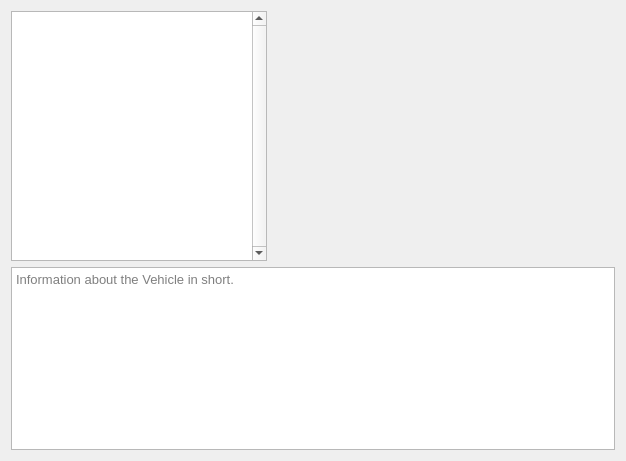
<?xml version="1.0" encoding="UTF-8"?>
<ui version="4.0">
 <class>VehicleTemplateSelectorWidget</class>
 <widget class="QWidget" name="VehicleTemplateSelectorWidget">
  <property name="geometry">
   <rect>
    <x>0</x>
    <y>0</y>
    <width>626</width>
    <height>461</height>
   </rect>
  </property>
  <property name="windowTitle">
   <string>Form</string>
  </property>
  <layout class="QVBoxLayout" name="verticalLayout">
   <item>
    <layout class="QHBoxLayout" name="horizontalLayout">
     <item>
      <layout class="QVBoxLayout" name="verticalLayout_3" stretch="2,0">
       <item>
        <layout class="QHBoxLayout" name="horizontalLayout_2" stretch="0,4">
         <item>
          <widget class="QListWidget" name="templateList">
           <property name="verticalScrollBarPolicy">
            <enum>Qt::ScrollBarAlwaysOn</enum>
           </property>
           <property name="editTriggers">
            <set>QAbstractItemView::NoEditTriggers</set>
           </property>
          </widget>
         </item>
         <item>
          <widget class="QGraphicsView" name="templateImage">
           <property name="minimumSize">
            <size>
             <width>250</width>
             <height>250</height>
            </size>
           </property>
           <property name="styleSheet">
            <string notr="true">background-color: rgba(254, 254, 254, 0);</string>
           </property>
           <property name="interactive">
            <bool>false</bool>
           </property>
           <property name="renderHints">
            <set>QPainter::Antialiasing|QPainter::HighQualityAntialiasing|QPainter::TextAntialiasing</set>
           </property>
          </widget>
         </item>
        </layout>
       </item>
       <item>
        <widget class="QTextEdit" name="templateDescription">
         <property name="sizePolicy">
          <sizepolicy hsizetype="Expanding" vsizetype="Expanding">
           <horstretch>0</horstretch>
           <verstretch>0</verstretch>
          </sizepolicy>
         </property>
         <property name="font">
          <font>
           <pointsize>10</pointsize>
          </font>
         </property>
         <property name="undoRedoEnabled">
          <bool>false</bool>
         </property>
         <property name="readOnly">
          <bool>true</bool>
         </property>
         <property name="placeholderText">
          <string>Information about the Vehicle in short.</string>
         </property>
        </widget>
       </item>
      </layout>
     </item>
    </layout>
   </item>
  </layout>
 </widget>
 <resources/>
 <connections/>
</ui>
